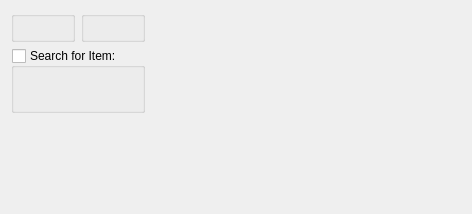
<?xml version="1.0" encoding="UTF-8"?>
<ui version="4.0">
 <comment>This file is part of the xtmfg Package for xTuple ERP,
and is Copyright (c) 1999-2017 by OpenMFG LLC, d/b/a xTuple.  It
is licensed to you under the xTuple End-User License Agreement (&quot;the
EULA&quot;), the full text of which is available at www.xtuple.com/EULA.
While the EULA gives you access to source code and encourages your
involvement in the development process, this Package is not free
software.  By using this software, you agree to be bound by the
terms of the EULA.</comment>
 <class>dspBreederDistributionVariance</class>
 <widget class="QWidget" name="dspBreederDistributionVariance">
  <property name="geometry">
   <rect>
    <x>0</x>
    <y>0</y>
    <width>472</width>
    <height>214</height>
   </rect>
  </property>
  <property name="windowTitle">
   <string>Breeder Distribution Variance</string>
  </property>
  <layout class="QVBoxLayout" name="verticalLayout">
   <item>
    <layout class="QHBoxLayout" name="horizontalLayout">
     <item>
      <layout class="QGridLayout" name="gridLayout">
       <item row="0" column="0">
        <widget class="WarehouseGroup" name="_warehouse">
         <property name="title">
          <string/>
         </property>
         <property name="fixedSize">
          <bool>false</bool>
         </property>
        </widget>
       </item>
       <item row="0" column="1">
        <widget class="QGroupBox" name="_dateGroup">
         <property name="title">
          <string/>
         </property>
         <layout class="QGridLayout" name="gridLayout_2">
          <item row="0" column="0">
           <widget class="DateCluster" name="_dates"/>
          </item>
         </layout>
        </widget>
       </item>
       <item row="1" column="0" colspan="2">
        <widget class="QGroupBox" name="_itemGroup">
         <property name="title">
          <string>Search for Item:</string>
         </property>
         <property name="checkable">
          <bool>true</bool>
         </property>
         <property name="checked">
          <bool>false</bool>
         </property>
         <layout class="QGridLayout" name="gridLayout_3">
          <item row="0" column="0">
           <layout class="QVBoxLayout">
            <property name="spacing">
             <number>0</number>
            </property>
            <item>
             <widget class="ItemCluster" name="_item"/>
            </item>
           </layout>
          </item>
          <item row="0" column="1">
           <spacer name="horizontalSpacer">
            <property name="orientation">
             <enum>Qt::Horizontal</enum>
            </property>
            <property name="sizeHint" stdset="0">
             <size>
              <width>0</width>
              <height>20</height>
             </size>
            </property>
           </spacer>
          </item>
         </layout>
        </widget>
       </item>
      </layout>
     </item>
     <item>
      <spacer>
       <property name="orientation">
        <enum>Qt::Horizontal</enum>
       </property>
       <property name="sizeType">
        <enum>QSizePolicy::Expanding</enum>
       </property>
       <property name="sizeHint" stdset="0">
        <size>
         <width>0</width>
         <height>20</height>
        </size>
       </property>
      </spacer>
     </item>
    </layout>
   </item>
   <item>
    <spacer name="verticalSpacer">
     <property name="orientation">
      <enum>Qt::Vertical</enum>
     </property>
     <property name="sizeHint" stdset="0">
      <size>
       <width>20</width>
       <height>0</height>
      </size>
     </property>
    </spacer>
   </item>
  </layout>
 </widget>
 <layoutdefault spacing="6" margin="11"/>
 <pixmapfunction>qPixmapFromMimeSource</pixmapfunction>
 <customwidgets>
  <customwidget>
   <class>DateCluster</class>
   <extends>QWidget</extends>
   <header>datecluster.h</header>
  </customwidget>
  <customwidget>
   <class>ItemCluster</class>
   <extends>QWidget</extends>
   <header>itemcluster.h</header>
   <container>1</container>
  </customwidget>
  <customwidget>
   <class>WarehouseGroup</class>
   <extends>QGroupBox</extends>
   <header>warehousegroup.h</header>
  </customwidget>
 </customwidgets>
 <tabstops>
  <tabstop>_item</tabstop>
  <tabstop>_warehouse</tabstop>
  <tabstop>_dates</tabstop>
 </tabstops>
 <resources/>
 <connections>
  <connection>
   <sender>_item</sender>
   <signal>newId(int)</signal>
   <receiver>_warehouse</receiver>
   <slot>findItemSites(int)</slot>
   <hints>
    <hint type="sourcelabel">
     <x>20</x>
     <y>20</y>
    </hint>
    <hint type="destinationlabel">
     <x>20</x>
     <y>20</y>
    </hint>
   </hints>
  </connection>
  <connection>
   <sender>_item</sender>
   <signal>warehouseIdChanged(int)</signal>
   <receiver>_warehouse</receiver>
   <slot>setId(int)</slot>
   <hints>
    <hint type="sourcelabel">
     <x>20</x>
     <y>20</y>
    </hint>
    <hint type="destinationlabel">
     <x>20</x>
     <y>20</y>
    </hint>
   </hints>
  </connection>
 </connections>
</ui>
